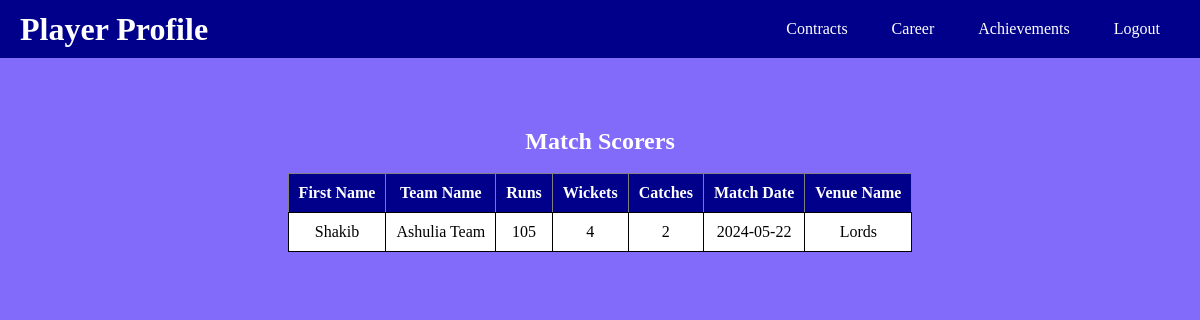
/Cricket-Club-Player-Achievement/career.php (signed in), run on the app's committed database.
### tables this page shows
CREATE TABLE `Player` (
  `player_id` int(11) NOT NULL,
  `first_name` varchar(50) NOT NULL,
  `middle_name` varchar(50) DEFAULT NULL,
  `last_name` varchar(50) NOT NULL,
  `email` varchar(100) NOT NULL,
  `phone_number` varchar(20) NOT NULL,
  `nationality` varchar(50) NOT NULL,
  `dob` date NOT NULL,
  `age` int(11) DEFAULT NULL CHECK (`age` > 12)
);

CREATE TABLE `Team` (
  `team_id` int(11) NOT NULL,
  `team_name` varchar(50) NOT NULL,
  `club_id` int(11) NOT NULL
);

CREATE TABLE `Scorer` (
  `scorer_id` int(11) NOT NULL,
  `player_id` int(11) NOT NULL,
  `runs` int(11) DEFAULT 0,
  `wickets` int(11) DEFAULT 0,
  `catches` int(11) DEFAULT 0,
  `match_id` int(11) DEFAULT NULL
);

CREATE TABLE `Matches` (
  `match_id` int(11) NOT NULL,
  `match_date` date NOT NULL,
  `home_team_id` int(11) NOT NULL,
  `away_team_id` int(11) NOT NULL,
  `result` varchar(50) DEFAULT NULL,
  `venue_id` int(11) NOT NULL
);

CREATE TABLE `Venue` (
  `venue_id` int(11) NOT NULL,
  `venue_name` varchar(200) NOT NULL,
  `location` varchar(200) NOT NULL
);

### Cricket-Club-Player-Achievement/career.php (the view, shortened to what this page needs)
<?php
include("database.php");
$username = $_SESSION['username'];
$query_scorers = "SELECT * FROM Player NATURAL JOIN Player_Login  NATURAL JOIN Scorer NATURAL JOIN Matches NATURAL JOIN Venue NATURAL JOIN Contracts NATURAL JOIN TEAM where Player_Login.username = '$username'";
$result_scorers = mysqli_query($conn, $query_scorers);
$total = mysqli_num_rows($result_scorers);
?>
<!DOCTYPE html>
<html lang="en">
<head>
    <link rel="stylesheet" href="style.css">
</head>
<body>
<div class="navbar">
    <h1>Player Profile</h1>
    <div justify-content-end>
    <a href="display_contracts.php">Contracts</a>
    <a href="career.php">Career</a>
    <a href="award.php">Achievements</a>
    <a class="logout" href="logout.php">Logout</a>
    </div>
</div>
<div class="table-container">
    <?php
    if ($total != 0) {
        echo "<h2>Match Scorers</h2><br>";
        echo "<table border='1' cellspacing='7'>
            <tr>
                <th>First Name</th>
                <th>Team Name</th>
                <th>Runs</th>
                <th>Wickets</th>
                <th>Catches</th>
                <th>Match Date</th>
                <th>Venue Name</th>
            </tr>";
        while($row = mysqli_fetch_assoc($result_scorers)) {
            echo "<tr>
                <td>{$row['first_name']}</td>
                <td>{$row['team_name']}</td>
                <td>{$row['runs']}</td>
                <td>{$row['wickets']}</td>
                <td>{$row['catches']}</td>
                <td>{$row['match_date']}</td>
                <td>{$row['venue_name']}</td>
            </tr>";
        }
        echo "</table>";
    } else {
        echo "<p>No records found</p>";
    }
    ?>
</div>
</body>
</html>

### Cricket-Club-Player-Achievement/style.css (style rules this page uses)
* { margin: 0; padding: 0; box-sizing: border-box; }
body { background-color: rgb(130, 106, 251); padding: 0 10px; }

### Cricket-Club-Player-Achievement/career.php (style rules this page uses)
body { font-family: 'Times New Roman', Times, serif; margin: 0; padding: 0; }
.navbar { display: flex; justify-content: space-between; align-items: center; background-color: darkblue; padding: 10px 20px; }
.navbar h1 { color: white; margin: 0; }
.navbar a { text-decoration: none; padding: 10px 20px; color: white; font-size: 16px; }
.table-container { margin: 30px; margin-top: 70px; text-align: center; }
h2 { color: white; }
table { background-color: white; margin: 0 auto; border-collapse: collapse; }
th { background-color: darkblue; color: white; padding: 10px; }
td { padding: 10px; border: 1px solid black; border-radius: 5px; }
.logout { display: inline-block; }

### data on the page
player: first_name "Shakib", team.team_name "Ashulia Team", scorer.runs "105", scorer.wickets "4", scorer.catches "2", matches.match_date "2024-05-22", venue.venue_name "Lords"
